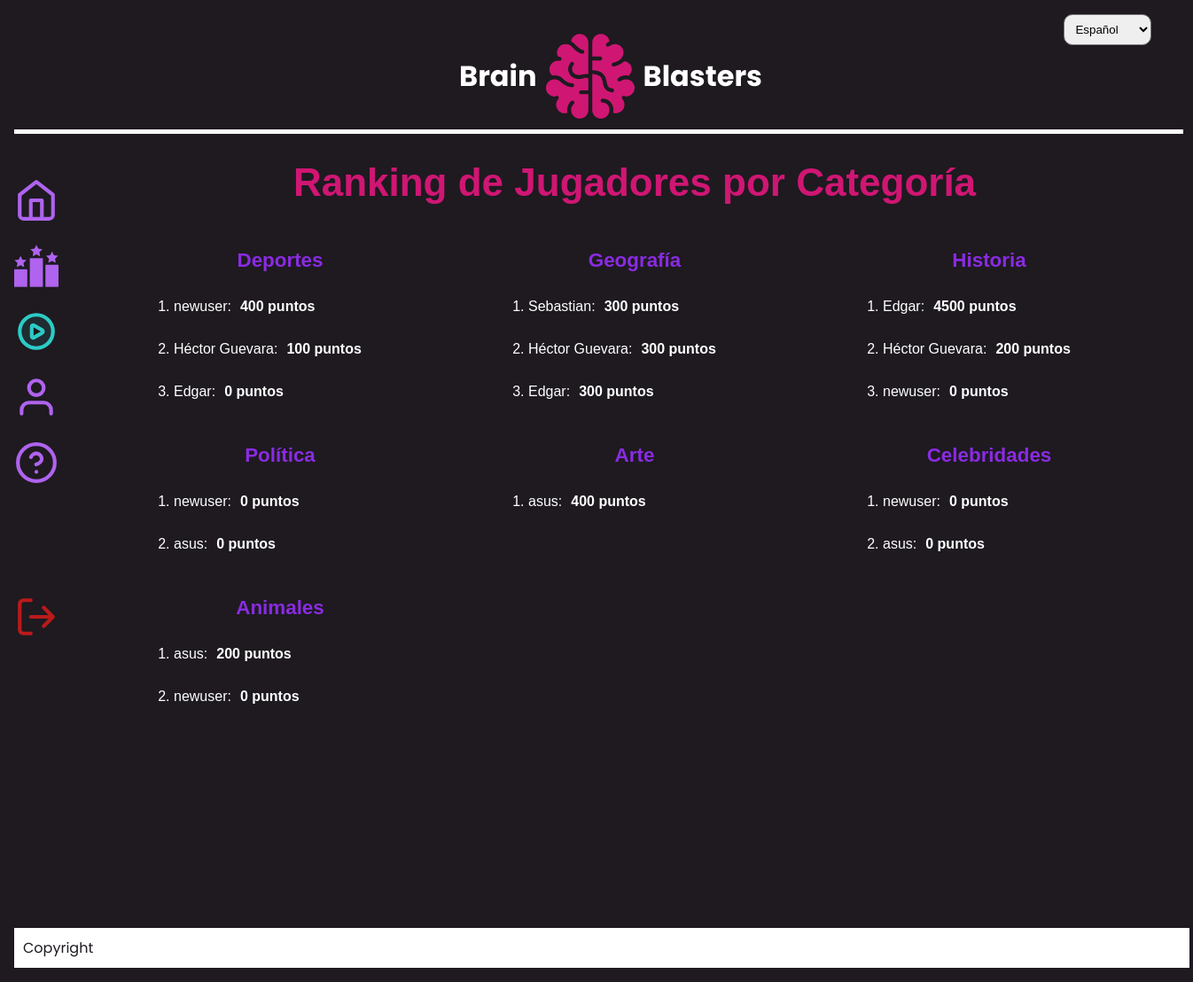
/ranking/, run on an earlier commit of the app's database.
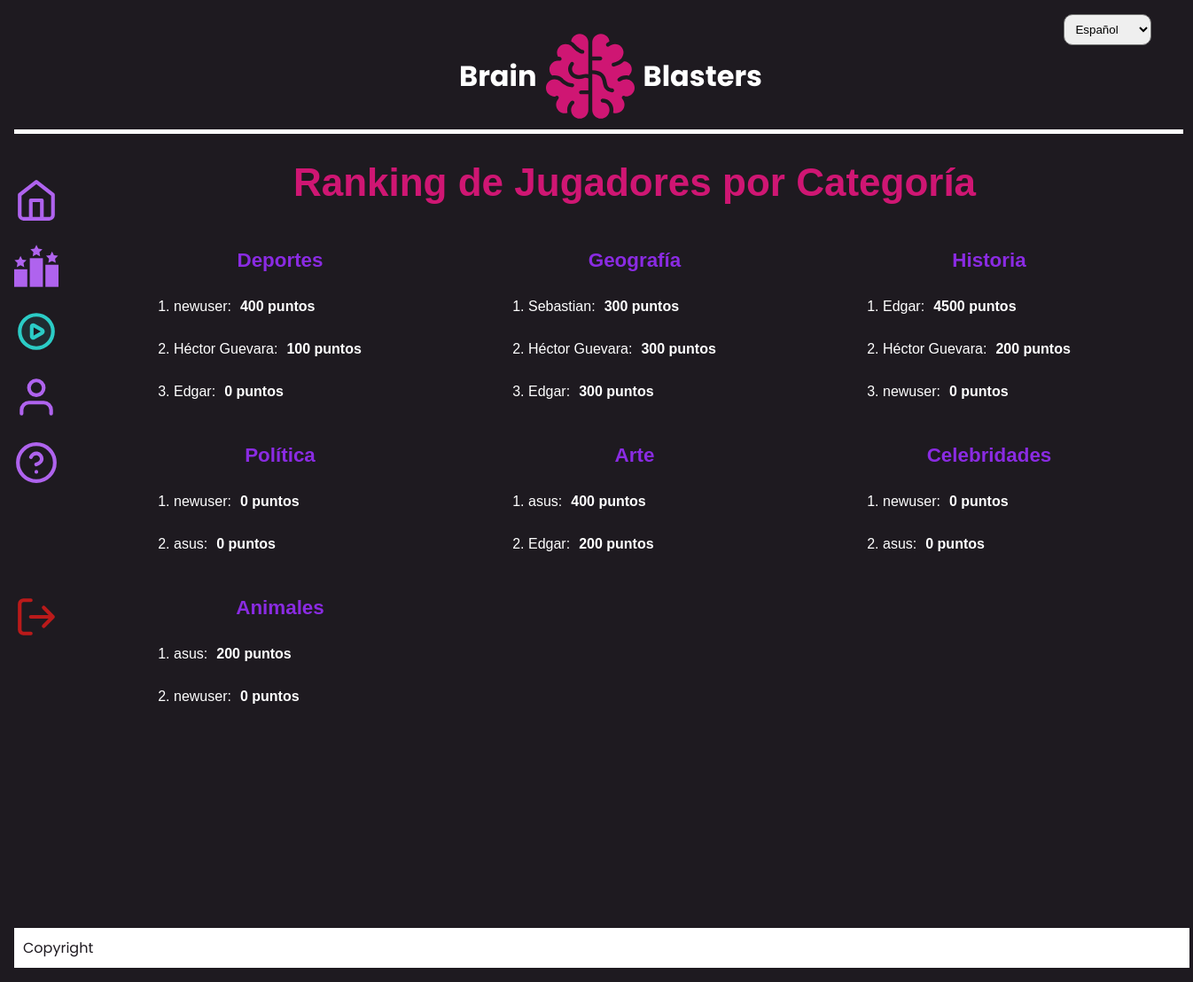
And on a later commit of the database.
### myapp/models.py (models this page shows, shortened)
class Categoria(models.Model):
    nombre = models.CharField(max_length=50)

class Jugador(models.Model):
    id = models.AutoField(primary_key=True)
    usuario = models.ForeignKey(Usuario, on_delete=models.CASCADE)
    categoria = models.ForeignKey(Categoria, on_delete=models.CASCADE, null=True)
    puntaje_acumulado = models.IntegerField(default=0)

class BaseModel(models.Model):
    created_by = models.ForeignKey('Usuario', on_delete=models.SET_NULL, null=True, related_name='%(class)s_created')
    modified_by = models.ForeignKey('Usuario', on_delete=models.SET_NULL, null=True, related_name='%(class)s_modified')
    history = AuditlogHistoryField()
    class Meta:
        abstract = True

class Usuario(AbstractBaseUser, PermissionsMixin, BaseModel):
    nombre = models.CharField(max_length=50)
    email = models.EmailField(max_length=50, unique=True)
    is_staff = models.BooleanField(default=False)
    is_active = models.BooleanField(default=True)  # Añadido el campo is_active
    alias = models.CharField(max_length=50, unique=True)
    ROLES = (
        ('admin', 'Administrador'),
        ('user', 'Usuario'),
    )
    role = models.CharField(max_length=10, choices=ROLES, default='user')
    objects = CustomUserManager()
    USERNAME_FIELD = 'email'
    REQUIRED_FIELDS = ['nombre', 'alias']
    class Meta:
        verbose_name = 'usuario'
        verbose_name_plural = 'usuarios'

### myapp/views.py (the view)
# urls.py: path('ranking/',ranking,name='ranking'),
def ranking(request):
    Categorias = Categoria.objects.all()  # Obtener todas las categorías
    categorias = [categoria.nombre for categoria in Categorias]  # Obtener solo los nombres
    rankingCategoria = {}
    for categoria in Categorias:
        topJugadores = Jugador.objects.filter(categoria=categoria).order_by("-puntaje_acumulado")[:3]
        rankingCategoria[categoria.nombre] = topJugadores
    return render(request,"rankingJugadores.html",{"rankingCategoria":rankingCategoria})

### myapp/templates/rankingJugadores.html
{% extends 'base.html' %}
{% load static %}
{% block content %}
    <div class="rankingContainer">
        <h1 class="tituloRanking">Ranking de Jugadores por Categoría</h1>
        <div class="rankinglistado">
            {% for categoria, jugadores in rankingCategoria.items %}
                <div class="ranking">
                    <ol class="rankingCategoria">
                        <h2 class="tituloCategoria">{{ categoria }}</h2>
                        {% for jugador in jugadores %}
                            <li>{{ jugador.usuario.nombre }}:<b>{{ jugador.puntaje_acumulado }} puntos</b></li>
                            {% empty %}
                            <b>No hay jugadores en esta categoría.</b>
                        {% endfor %}
                    </ol>
                </div>
            {% endfor %}
        </div>
    </div>
{% endblock %}

What changed in the data, as far as the page shows it:
added Jugador: usuario.nombre "Edgar", puntaje_acumulado "200", shown under "Arte"
